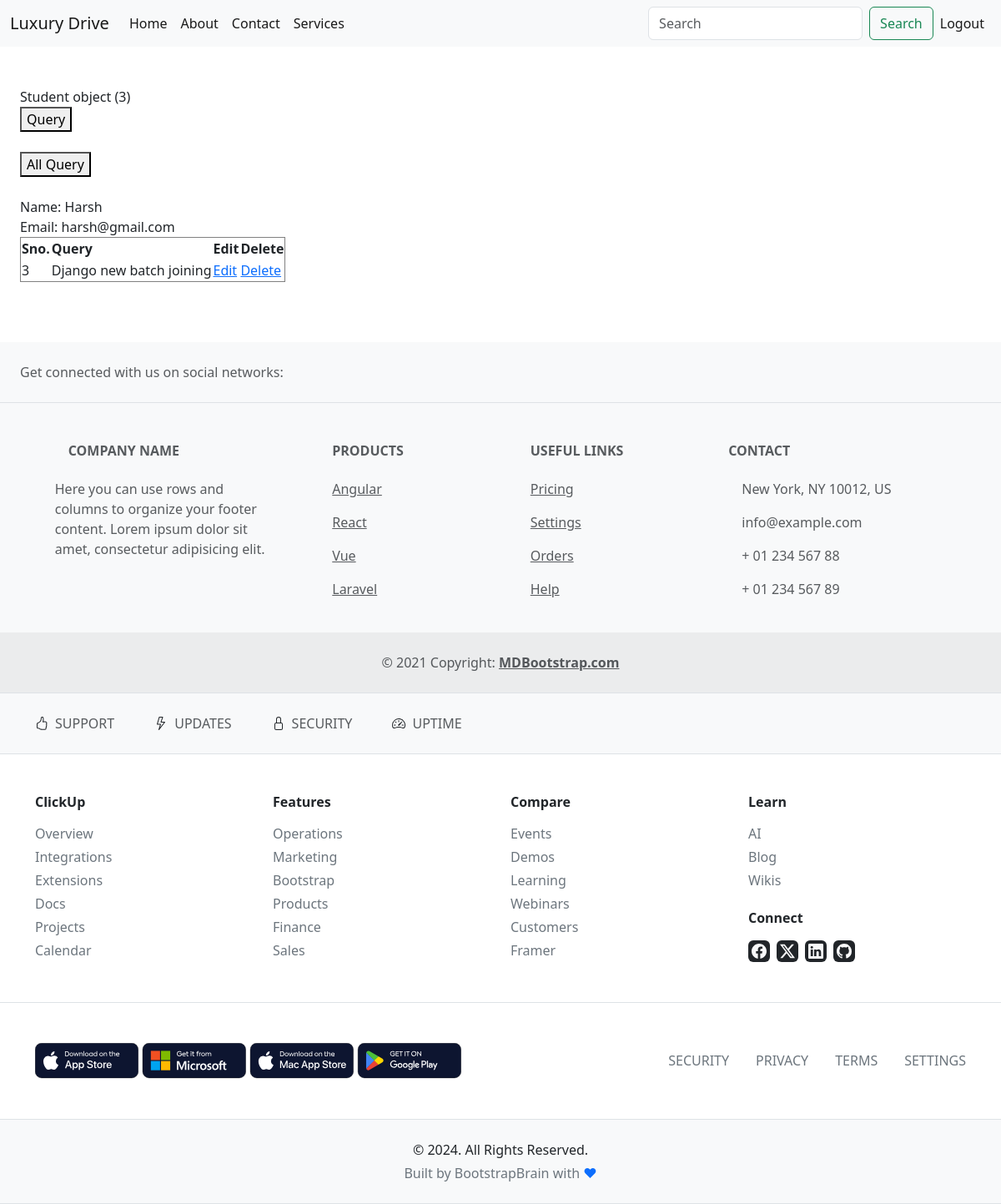
The page /allquery/3/ on the database its author committed.
### app5th/models.py (models this page shows, shortened)
class Student(models.Model):
    name=models.CharField(max_length = 50)
    email=models.EmailField()
    detail=models.CharField(max_length = 50)
    phone=models.IntegerField()
    education=models.CharField(max_length = 50)
    gender=models.CharField(max_length = 50)
    dob=models.DateField()
    profile_pic=models.ImageField(upload_to = 'image/')
    resume=models.FileField(upload_to = 'file/')
    password=models.CharField(max_length = 50)

class Query(models.Model):
    name=models.CharField(max_length=50)
    email=models.CharField()
    query=models.CharField()

### app5th/views.py (the view)
# urls.py: path('allquery/<int:pk>/', views.allquery, name='allquery'),
def allquery(req,pk):
    userdata=Student.objects.get(id=pk)
    email=userdata.email
    aquery=Query.objects.filter(email=email)
    return render(req,'dashboard.html',{'data':userdata,'aquery':aquery})

### app5th/templates/dashboard.html (shortened to what this page needs)
{% extends 'base.html' %}
{% block content %}
<br><br>
<div style="margin-left:2%;">
{{data}}
<br>
<form action="{% url 'query' pk=data.id %}" method="post">
  <button type="submit">Query</button>
</form>
<br>
<form action="{% url 'allquery' pk=data.id %}" method="post">
  <button type="submit">All Query</button>
</form>
<br>
{% if aquery %}
Name: {{data.name}}<br>
Email: {{data.email}}
<table border="1">
    <thead>
        <tr>
            <th>Sno.</th>
            <th>Query</th>
            <th>Edit</th>
            <th>Delete</th>
        </tr>
    </thead>
    <tbody>
        {% for i in aquery %}
        <tr>
           <td>{{i.id}}</td>
           <td>{{i.query}}</td>
           <td><a href="{% url 'edit' id=i.id  pk=data.id %}">Edit</a></td>
           <td><a href="{% url 'delete' id=i.id  pk=data.id %}">Delete</a></td>
        </tr>
        {% endfor %}
    </tbody>
</table>
{% endif %}
</div>
<br><br><br>
{% endblock  %}

### rows shown on the page
Student: id "Student object (3)", name "Harsh", email "harsh@gmail.com"
Query: id "3", query "Django new batch joining"
